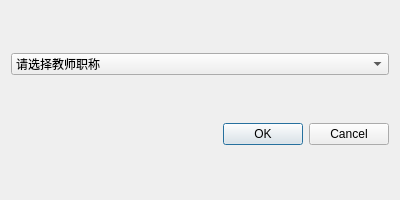
<?xml version="1.0" encoding="UTF-8"?>
<ui version="4.0">
 <class>DialogJobTitleFilter</class>
 <widget class="QDialog" name="DialogJobTitleFilter">
  <property name="geometry">
   <rect>
    <x>0</x>
    <y>0</y>
    <width>400</width>
    <height>200</height>
   </rect>
  </property>
  <property name="sizePolicy">
   <sizepolicy hsizetype="Expanding" vsizetype="Expanding">
    <horstretch>0</horstretch>
    <verstretch>0</verstretch>
   </sizepolicy>
  </property>
  <property name="windowTitle">
   <string>Dialog</string>
  </property>
  <layout class="QVBoxLayout" name="verticalLayout">
   <item>
    <widget class="QComboBox" name="comboBoxJobTitleFilter">
     <item>
      <property name="text">
       <string>请选择教师职称</string>
      </property>
     </item>
     <item>
      <property name="text">
       <string>助教</string>
      </property>
     </item>
     <item>
      <property name="text">
       <string>讲师</string>
      </property>
     </item>
     <item>
      <property name="text">
       <string>副教授</string>
      </property>
     </item>
     <item>
      <property name="text">
       <string>教授</string>
      </property>
     </item>
    </widget>
   </item>
   <item>
    <widget class="QDialogButtonBox" name="buttonBoxJobTitleFilter">
     <property name="orientation">
      <enum>Qt::Horizontal</enum>
     </property>
     <property name="standardButtons">
      <set>QDialogButtonBox::Cancel|QDialogButtonBox::Ok</set>
     </property>
    </widget>
   </item>
  </layout>
 </widget>
 <resources/>
 <connections>
  <connection>
   <sender>buttonBoxJobTitleFilter</sender>
   <signal>accepted()</signal>
   <receiver>DialogJobTitleFilter</receiver>
   <slot>accept()</slot>
   <hints>
    <hint type="sourcelabel">
     <x>248</x>
     <y>254</y>
    </hint>
    <hint type="destinationlabel">
     <x>157</x>
     <y>274</y>
    </hint>
   </hints>
  </connection>
  <connection>
   <sender>buttonBoxJobTitleFilter</sender>
   <signal>rejected()</signal>
   <receiver>DialogJobTitleFilter</receiver>
   <slot>reject()</slot>
   <hints>
    <hint type="sourcelabel">
     <x>316</x>
     <y>260</y>
    </hint>
    <hint type="destinationlabel">
     <x>286</x>
     <y>274</y>
    </hint>
   </hints>
  </connection>
 </connections>
</ui>
